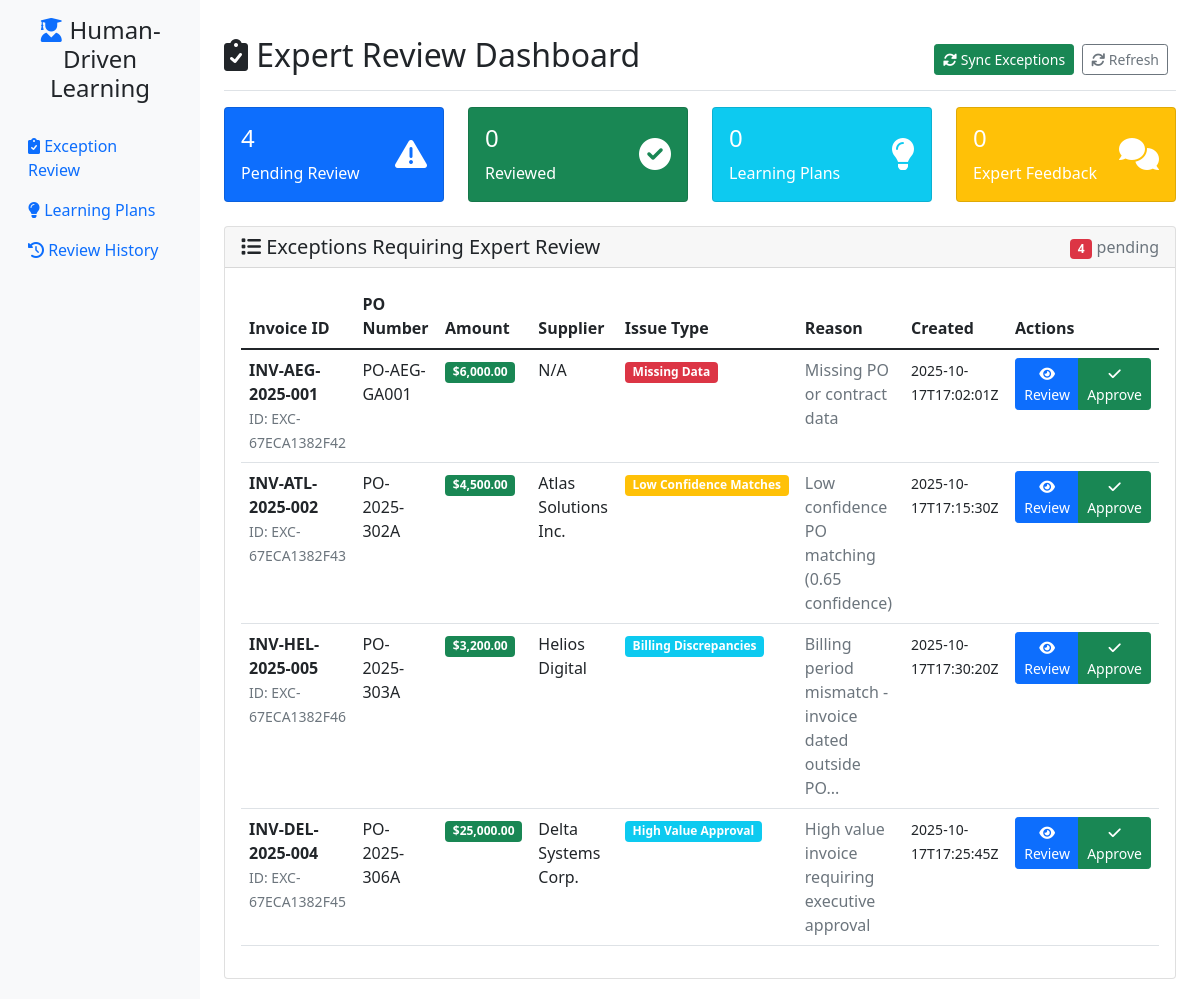
Before: / with the older database file.
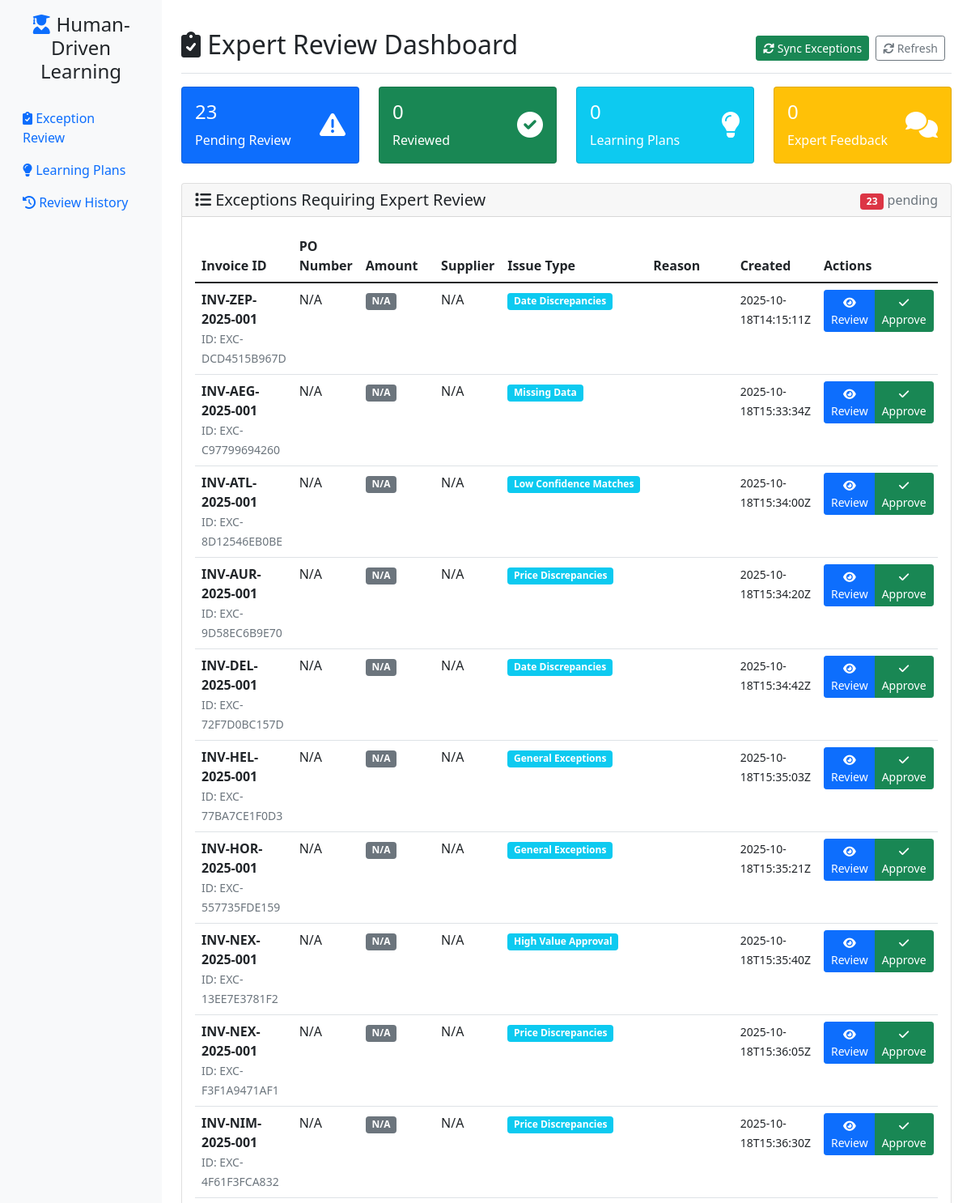
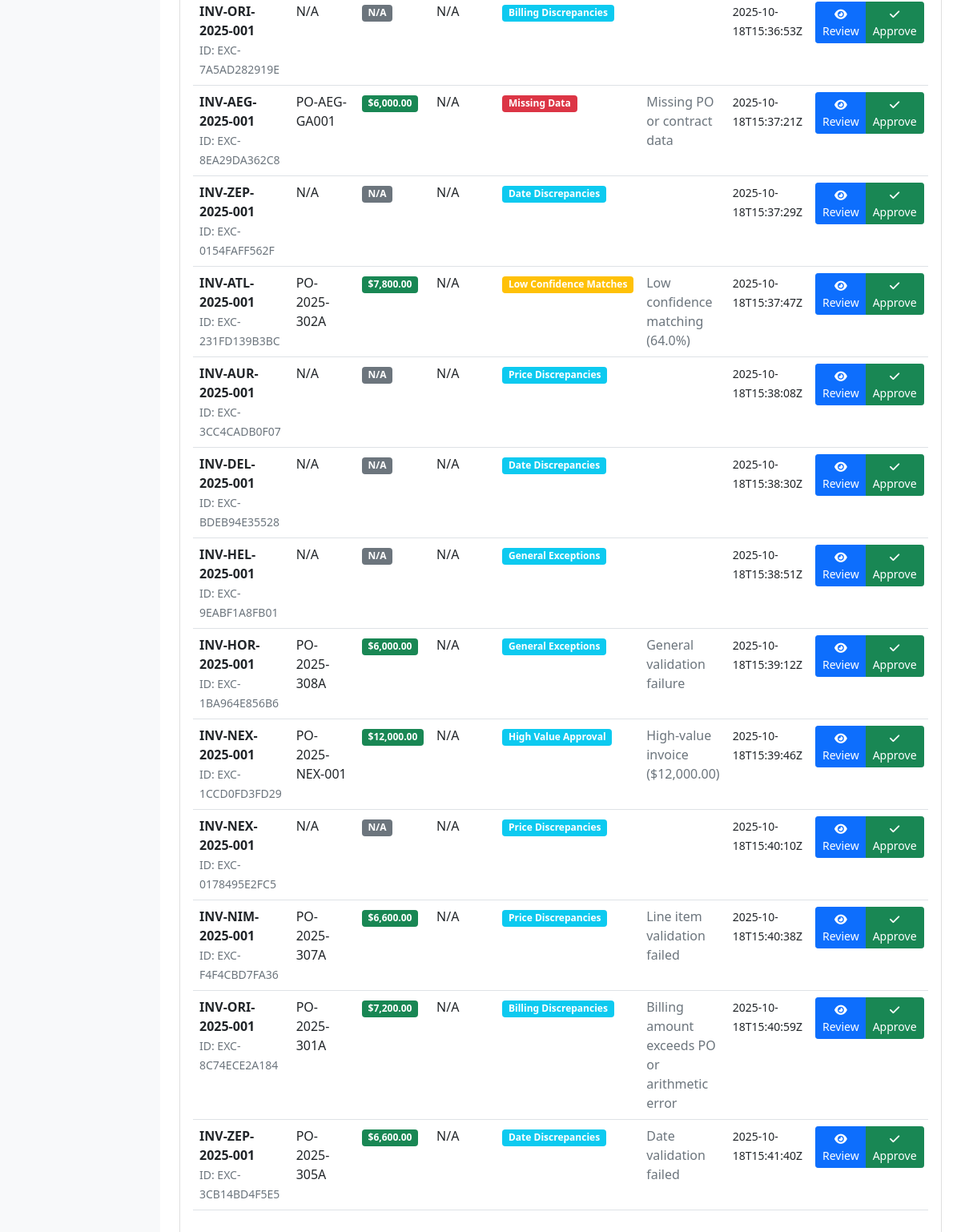
After: the same page with the newer database file (2 pictures, top to bottom).
### tables this page shows
CREATE TABLE system_exceptions (
                id INTEGER PRIMARY KEY AUTOINCREMENT,
                exception_id TEXT UNIQUE NOT NULL,
                invoice_id TEXT NOT NULL,
                po_number TEXT,
                amount TEXT,
                supplier TEXT,
                exception_type TEXT NOT NULL,
                queue TEXT NOT NULL,
                routing_reason TEXT,
                timestamp TEXT,
                context TEXT,
                status TEXT DEFAULT 'OPEN',
                expert_reviewed BOOLEAN DEFAULT FALSE,
                expert_feedback TEXT,
                expert_name TEXT,
                human_correction TEXT,
                reviewed_at TIMESTAMP,
                created_at TIMESTAMP DEFAULT CURRENT_TIMESTAMP
            );

### web_gui/human_driven_app.py (the view)
@app.route('/')
def dashboard():
    local_db = LearningDatabase(db_path)
    try:
        synced_count = local_db.sync_exceptions_from_logs()
        if synced_count > 0:
            print(f"Synced {synced_count} exceptions from logs")
    except Exception as e:
        print(f"Error syncing exceptions: {e}")
    stats = local_db.get_database_stats()
    pending_exceptions = local_db.get_pending_exceptions()
    recent_plans = local_db.get_learning_plans()[:10]  # Last 10 plans
    local_db.close()
    return render_template('human_driven_dashboard.html',
                         stats=stats,
                         pending_exceptions=pending_exceptions,
                         recent_plans=recent_plans)

### learning_agent/database.py (called while the page is built, shortened)
    def get_connection(self):
        conn = sqlite3.connect(self.db_path)
        conn.row_factory = sqlite3.Row
        return conn

    def _init_database(self):
        self.conn = sqlite3.connect(self.db_path)
        self.conn.row_factory = sqlite3.Row  # Enable dict-like access
        self._create_tables_if_not_exist()
        self.conn.commit()

    def get_learning_plans(self, status: str = None) -> List[Dict[str, Any]]:
        cursor = self.conn.cursor()
        if status:
            cursor.execute("SELECT * FROM learning_plans WHERE status = ? ORDER BY created_at DESC", (status,))
        else:
            cursor.execute("SELECT * FROM learning_plans ORDER BY created_at DESC")
        plans = []
        for row in cursor.fetchall():
            plan = dict(row)
            plan['source_learning_records'] = json.loads(plan['source_learning_records']) if plan['source_learning_records'] else []
            plan['suggested_changes'] = json.loads(plan['suggested_changes']) if plan['suggested_changes'] else {}
            plan['impact_analysis'] = json.loads(plan['impact_analysis']) if plan['impact_analysis'] else {}
            plans.append(plan)
        return plans

    def get_pending_exceptions(self) -> List[Dict[str, Any]]:
        conn = self.get_connection()
        cursor = conn.cursor()
        cursor.execute("""
            SELECT * FROM system_exceptions
            WHERE expert_reviewed = FALSE
            ORDER BY created_at DESC
        """)
        rows = cursor.fetchall()
        conn.close()
        return [dict(row) for row in rows]

    def sync_exceptions_from_logs(self) -> int:
        from .exception_parser import ExceptionParser
        parser = ExceptionParser()
        exceptions = parser.parse_all_exceptions()
        synced_count = 0
        return synced_count

    def close(self):
        if self.conn:
            self.conn.close()

### learning_agent/exception_parser.py (called while the page is built, shortened)
    def _parse_exceptions_ledger(self) -> List[SystemException]:
        exceptions = []
        ledger_path = os.path.join(self.logs_dir, "exceptions_ledger.log")
        if not os.path.exists(ledger_path):
            return exceptions

    def _parse_queue_log(self, queue_file: str) -> List[SystemException]:
        exceptions = []
        queue_path = os.path.join(self.logs_dir, queue_file)
        if not os.path.exists(queue_path):
            return exceptions

### web_gui/templates/human_driven_dashboard.html (shortened to what this page needs)
{% extends "human_driven_base.html" %}
{% block content %}
<div class="d-flex justify-content-between flex-wrap flex-md-nowrap align-items-center pt-3 pb-2 mb-3 border-bottom">
    <h1 class="h2"><i class="fas fa-clipboard-check"></i> Expert Review Dashboard</h1>
    <div class="btn-toolbar mb-2 mb-md-0">
        <div class="btn-group me-2">
            <button type="button" class="btn btn-sm btn-success" onclick="syncExceptions()">
                <i class="fas fa-sync-alt"></i> Sync Exceptions
            </button>
        </div>
        <div class="btn-group me-2">
            <button type="button" class="btn btn-sm btn-outline-secondary" onclick="location.reload()">
                <i class="fas fa-refresh"></i> Refresh
            </button>
        </div>
    </div>
</div>
<div class="row mb-4">
    <div class="col-md-3">
        <div class="card text-white bg-primary">
            <div class="card-body">
                <div class="d-flex justify-content-between">
                    <div>
                        <h4 class="card-title">{{ stats.pending_exceptions or 0 }}</h4>
                        <p class="card-text">Pending Review</p>
                    </div>
                    <div class="align-self-center">
                        <i class="fas fa-exclamation-triangle fa-2x"></i>
                    </div>
                </div>
            </div>
        </div>
    </div>
    <div class="col-md-3">
        <div class="card text-white bg-success">
            <div class="card-body">
                <div class="d-flex justify-content-between">
                    <div>
                        <h4 class="card-title">{{ (stats.system_exceptions or 0) - (stats.pending_exceptions or 0) }}</h4>
                        <p class="card-text">Reviewed</p>
                    </div>
                    <div class="align-self-center">
                        <i class="fas fa-check-circle fa-2x"></i>
                    </div>
                </div>
            </div>
        </div>
    </div>
    <div class="col-md-3">
        <div class="card text-white bg-info">
            <div class="card-body">
                <div class="d-flex justify-content-between">
                    <div>
                        <h4 class="card-title">{{ stats.learning_plans or 0 }}</h4>
                        <p class="card-text">Learning Plans</p>
                    </div>
                    <div class="align-self-center">
                        <i class="fas fa-lightbulb fa-2x"></i>
                    </div>
                </div>
            </div>
        </div>
    </div>
    <div class="col-md-3">
        <div class="card text-white bg-warning">
            <div class="card-body">
                <div class="d-flex justify-content-between">
                    <div>
                        <h4 class="card-title">{{ stats.human_feedback or 0 }}</h4>
                        <p class="card-text">Expert Feedback</p>
                    </div>
                    <div class="align-self-center">
                        <i class="fas fa-comments fa-2x"></i>
                    </div>
                </div>
            </div>
        </div>
    </div>
</div>
<div class="row">
    <div class="col-12">
        <div class="card">
            <div class="card-header d-flex justify-content-between align-items-center">
                <h5 class="mb-0"><i class="fas fa-list"></i> Exceptions Requiring Expert Review</h5>
                <div>
                    <span class="badge bg-danger">{{ pending_exceptions|length }}</span>
                    <span class="text-muted">pending</span>
                </div>
            </div>
            <div class="card-body">
                {% if pending_exceptions %}
                    <div class="table-responsive">
                        <table class="table table-hover">
                            <thead>
                                <tr>
                                    <th>Invoice ID</th>
                                    <th>PO Number</th>
                                    <th>Amount</th>
                                    <th>Supplier</th>
                                    <th>Issue Type</th>
                                    <th>Reason</th>
                                    <th>Created</th>
                                    <th>Actions</th>
                                </tr>
                            </thead>
                            <tbody>
                                {% for exception in pending_exceptions %}
                                <tr>
                                    <td>
                                        <strong>{{ exception.invoice_id }}</strong>
                                        <br><small class="text-muted">ID: {{ exception.exception_id }}</small>
                                    </td>
                                    <td>{{ exception.po_number or 'N/A' }}</td>
                                    <td>
                                        <span class="badge bg-{{ 'success' if exception.amount else 'secondary' }}">
                                            {{ exception.amount or 'N/A' }}
                                        </span>
                                    </td>
                                    <td>{{ exception.supplier or 'N/A' }}</td>
                                    <td>
                                        <span class="badge bg-{{ 'danger' if exception.queue == 'MISSING_DATA' else 'warning' if exception.queue == 'LOW_CONFIDENCE_MATCHES' else 'info' }}">
                                            {{ exception.queue.replace('_', ' ').title() }}
                                        </span>
                                    </td>
                                    <td>
                                        <span class="text-muted" title="{{ exception.routing_reason }}">
                                            {{ exception.routing_reason[:50] }}{% if exception.routing_reason|length > 50 %}...{% endif %}
                                        </span>
                                    </td>
                                    <td>
                                        <small>{{ exception.timestamp or exception.created_at }}</small>
                                    </td>
                                    <td>
                                        <div class="btn-group btn-group-sm">
                                            <button class="btn btn-primary" onclick="reviewException('{{ exception.exception_id }}')">
                                                <i class="fas fa-eye"></i> Review
                                            </button>
                                            <button class="btn btn-success" onclick="quickApprove('{{ exception.exception_id }}')">
                                                <i class="fas fa-check"></i> Approve
                                            </button>
                                        </div>
                                    </td>
                                </tr>
                                {% endfor %}
                            </tbody>
                        </table>
                    </div>
                {% endif %}
            </div>
        </div>
    </div>
</div>
{% endblock %}

### web_gui/templates/human_driven_base.html (shortened to what this page needs)
<!DOCTYPE html>
<html lang="en">
<head>
    <link href="https://cdn.jsdelivr.net/npm/bootstrap@5.1.3/dist/css/bootstrap.min.css" rel="stylesheet">
    <link href="https://cdnjs.cloudflare.com/ajax/libs/font-awesome/6.0.0/css/all.min.css" rel="stylesheet">
</head>
<body>
    <div class="container-fluid">
        <div class="row">
            <nav class="col-md-3 col-lg-2 d-md-block sidebar collapse">
                <div class="position-sticky pt-3">
                    <div class="text-center mb-4">
                        <h4><i class="fas fa-user-graduate text-primary"></i> Human-Driven Learning</h4>
                    </div>
                    <ul class="nav flex-column">
                        <li class="nav-item">
                            <a class="nav-link {% if request.endpoint == 'dashboard' %}active{% endif %}" href="{{ url_for('dashboard') }}">
                                <i class="fas fa-clipboard-check"></i> Exception Review
                            </a>
                        </li>
                        <li class="nav-item">
                            <a class="nav-link {% if request.endpoint == 'learning_plans' %}active{% endif %}" href="{{ url_for('learning_plans') }}">
                                <i class="fas fa-lightbulb"></i> Learning Plans
                            </a>
                        </li>
                        <li class="nav-item">
                            <a class="nav-link {% if request.endpoint == 'feedback_history' %}active{% endif %}" href="{{ url_for('feedback_history') }}">
                                <i class="fas fa-history"></i> Review History
                            </a>
                        </li>
                    </ul>
                </div>
            </nav>
            <main class="col-md-9 ms-sm-auto col-lg-10 px-md-4 main-content">
                {% block content %}{% endblock %}
            </main>
        </div>
    </div>
</body>
</html>

### web_gui/templates/human_driven_base.html (style rules this page uses)
.sidebar { min-height: 100vh; background-color: #f8f9fa; }
.main-content { padding: 20px; }

Changed rows visible on the page:
removed system_exceptions: invoice_id "INV-AEG-2025-001", exception_id "EXC-67ECA1382F42", po_number "PO-AEG-GA001", amount "$6,000.00", supplier "N/A", queue.replace "Missing Data", routing_reason "Missing PO or contract data", timestamp "2025-10-17T17:02:01Z"
removed system_exceptions: invoice_id "INV-ATL-2025-002", exception_id "EXC-67ECA1382F43", po_number "PO-2025-302A", amount "$4,500.00", supplier "Atlas Solutions Inc.", queue.replace "Low Confidence Matches", routing_reason "Low confidence PO matching (0.65 confidence)", timestamp "2025-10-17T17:15:30Z"
removed system_exceptions: invoice_id "INV-HEL-2025-005", exception_id "EXC-67ECA1382F46", po_number "PO-2025-303A", amount "$3,200.00", supplier "Helios Digital", queue.replace "Billing Discrepancies", routing_reason "Billing period mismatch - invoice dated outside PO", timestamp "2025-10-17T17:30:20Z"
removed system_exceptions: invoice_id "INV-DEL-2025-004", exception_id "EXC-67ECA1382F45", po_number "PO-2025-306A", amount "$25,000.00", supplier "Delta Systems Corp.", queue.replace "High Value Approval", routing_reason "High value invoice requiring executive approval", timestamp "2025-10-17T17:25:45Z"
added system_exceptions: invoice_id "INV-ZEP-2025-001", exception_id "EXC-DCD4515B967D", po_number "N/A", amount "N/A", supplier "N/A", queue.replace "Date Discrepancies", timestamp "2025-10-18T14:15:11Z"
added system_exceptions: invoice_id "INV-AEG-2025-001", exception_id "EXC-C97799694260", po_number "N/A", amount "N/A", supplier "N/A", queue.replace "Missing Data", timestamp "2025-10-18T15:33:34Z"
added system_exceptions: invoice_id "INV-ATL-2025-001", exception_id "EXC-8D12546EB0BE", po_number "N/A", amount "N/A", supplier "N/A", queue.replace "Low Confidence Matches", timestamp "2025-10-18T15:34:00Z"
added system_exceptions: invoice_id "INV-AUR-2025-001", exception_id "EXC-9D58EC6B9E70", po_number "N/A", amount "N/A", supplier "N/A", queue.replace "Price Discrepancies", timestamp "2025-10-18T15:34:20Z"
added system_exceptions: invoice_id "INV-DEL-2025-001", exception_id "EXC-72F7D0BC157D", po_number "N/A", amount "N/A", supplier "N/A", queue.replace "Date Discrepancies", timestamp "2025-10-18T15:34:42Z"
added system_exceptions: invoice_id "INV-HEL-2025-001", exception_id "EXC-77BA7CE1F0D3", po_number "N/A", amount "N/A", supplier "N/A", queue.replace "General Exceptions", timestamp "2025-10-18T15:35:03Z"
added system_exceptions: invoice_id "INV-HOR-2025-001", exception_id "EXC-557735FDE159", po_number "N/A", amount "N/A", supplier "N/A", queue.replace "General Exceptions", timestamp "2025-10-18T15:35:21Z"
added system_exceptions: invoice_id "INV-NEX-2025-001", exception_id "EXC-13EE7E3781F2", po_number "N/A", amount "N/A", supplier "N/A", queue.replace "High Value Approval", timestamp "2025-10-18T15:35:40Z"
added system_exceptions: invoice_id "INV-NEX-2025-001", exception_id "EXC-F3F1A9471AF1", po_number "N/A", amount "N/A", supplier "N/A", queue.replace "Price Discrepancies", timestamp "2025-10-18T15:36:05Z"
added system_exceptions: invoice_id "INV-NIM-2025-001", exception_id "EXC-4F61F3FCA832", po_number "N/A", amount "N/A", supplier "N/A", queue.replace "Price Discrepancies", timestamp "2025-10-18T15:36:30Z"
added system_exceptions: invoice_id "INV-ORI-2025-001", exception_id "EXC-7A5AD282919E", po_number "N/A", amount "N/A", supplier "N/A", queue.replace "Billing Discrepancies", timestamp "2025-10-18T15:36:53Z"
added system_exceptions: invoice_id "INV-AEG-2025-001", exception_id "EXC-8EA29DA362C8", po_number "PO-AEG-GA001", amount "$6,000.00", supplier "N/A", queue.replace "Missing Data", routing_reason "Missing PO or contract data", timestamp "2025-10-18T15:37:21Z"
added system_exceptions: invoice_id "INV-ZEP-2025-001", exception_id "EXC-0154FAFF562F", po_number "N/A", amount "N/A", supplier "N/A", queue.replace "Date Discrepancies", timestamp "2025-10-18T15:37:29Z"
added system_exceptions: invoice_id "INV-ATL-2025-001", exception_id "EXC-231FD139B3BC", po_number "PO-2025-302A", amount "$7,800.00", supplier "N/A", queue.replace "Low Confidence Matches", routing_reason "Low confidence matching (64.0%)", timestamp "2025-10-18T15:37:47Z"
added system_exceptions: invoice_id "INV-AUR-2025-001", exception_id "EXC-3CC4CADB0F07", po_number "N/A", amount "N/A", supplier "N/A", queue.replace "Price Discrepancies", timestamp "2025-10-18T15:38:08Z"
added system_exceptions: invoice_id "INV-DEL-2025-001", exception_id "EXC-BDEB94E35528", po_number "N/A", amount "N/A", supplier "N/A", queue.replace "Date Discrepancies", timestamp "2025-10-18T15:38:30Z"
added system_exceptions: invoice_id "INV-HEL-2025-001", exception_id "EXC-9EABF1A8FB01", po_number "N/A", amount "N/A", supplier "N/A", queue.replace "General Exceptions", timestamp "2025-10-18T15:38:51Z"
added system_exceptions: invoice_id "INV-HOR-2025-001", exception_id "EXC-1BA964E856B6", po_number "PO-2025-308A", amount "$6,000.00", supplier "N/A", queue.replace "General Exceptions", routing_reason "General validation failure", timestamp "2025-10-18T15:39:12Z"
added system_exceptions: invoice_id "INV-NEX-2025-001", exception_id "EXC-1CCD0FD3FD29", po_number "PO-2025-NEX-001", amount "$12,000.00", supplier "N/A", queue.replace "High Value Approval", routing_reason "High-value invoice ($12,000.00)", timestamp "2025-10-18T15:39:46Z"
added system_exceptions: invoice_id "INV-NEX-2025-001", exception_id "EXC-0178495E2FC5", po_number "N/A", amount "N/A", supplier "N/A", queue.replace "Price Discrepancies", timestamp "2025-10-18T15:40:10Z"
added system_exceptions: invoice_id "INV-NIM-2025-001", exception_id "EXC-F4F4CBD7FA36", po_number "PO-2025-307A", amount "$6,600.00", supplier "N/A", queue.replace "Price Discrepancies", routing_reason "Line item validation failed", timestamp "2025-10-18T15:40:38Z"
added system_exceptions: invoice_id "INV-ORI-2025-001", exception_id "EXC-8C74ECE2A184", po_number "PO-2025-301A", amount "$7,200.00", supplier "N/A", queue.replace "Billing Discrepancies", routing_reason "Billing amount exceeds PO or arithmetic error", timestamp "2025-10-18T15:40:59Z"
added system_exceptions: invoice_id "INV-ZEP-2025-001", exception_id "EXC-3CB14BD4F5E5", po_number "PO-2025-305A", amount "$6,600.00", supplier "N/A", queue.replace "Date Discrepancies", routing_reason "Date validation failed", timestamp "2025-10-18T15:41:40Z"
Other visible differences:
{{ stats.pending_exceptions or 0 }}: "4" → "23"
{{ pending_exceptions|length }}: "4" → "23"
